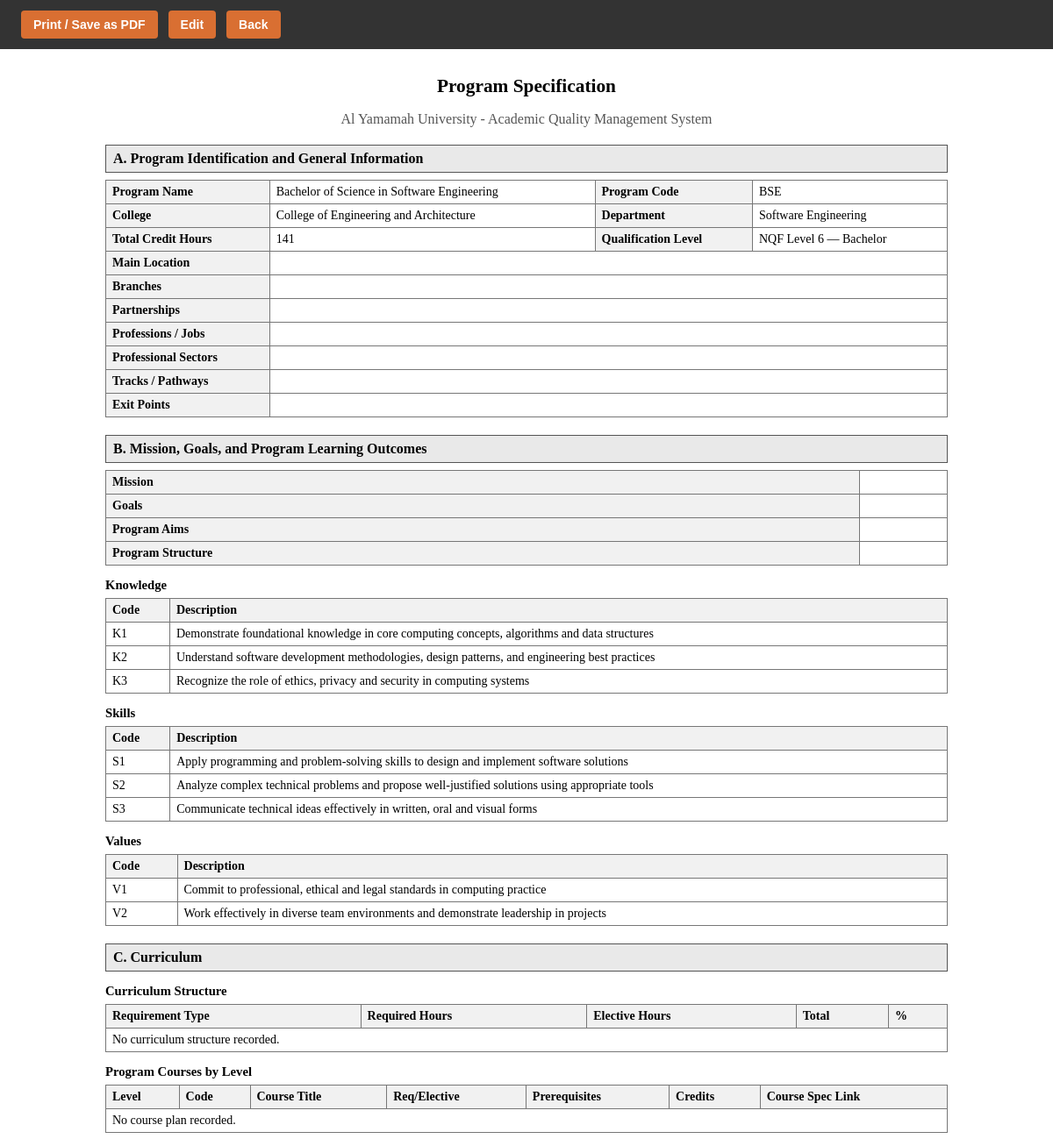
Page /program/view.php (signed in, upper part) on the earlier database version.
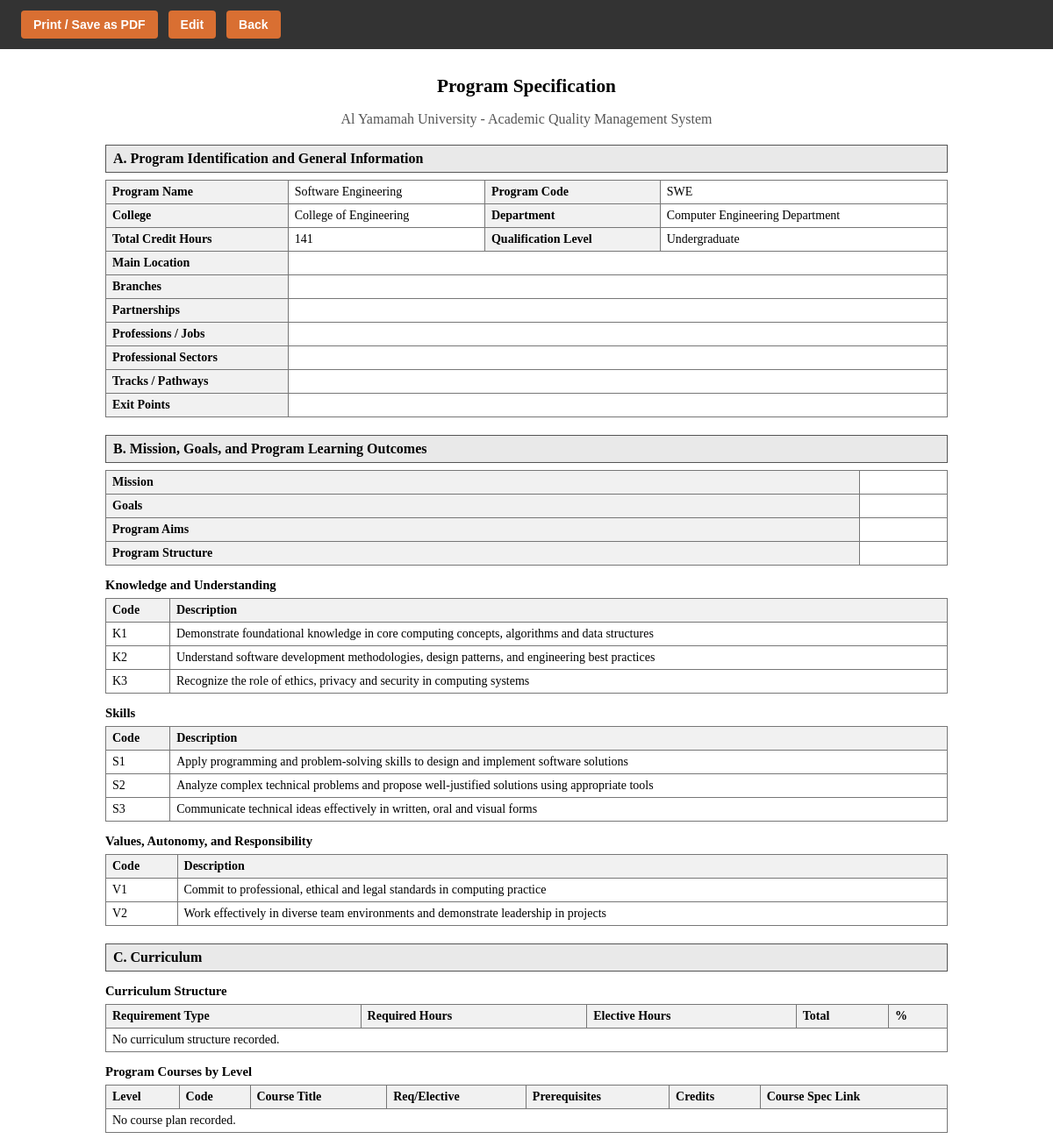
Same page on the later database version.
### tables this page shows
CREATE TABLE `program_specs` (
  `program_id` int NOT NULL,
  `program_name` varchar(200) NOT NULL,
  `program_code` varchar(50) DEFAULT NULL,
  `college` varchar(150) DEFAULT NULL,
  `department` varchar(150) DEFAULT NULL,
  `credit_hours` int DEFAULT NULL,
  `qualification_level` varchar(100) DEFAULT NULL,
  `mission` text,
  `goals` text,
  `program_aims` text,
  `program_structure` text
);

CREATE TABLE `program_learning_outcomes` (
  `plo_id` int NOT NULL,
  `program_id` int NOT NULL,
  `plo_code` varchar(20) NOT NULL,
  `description` text NOT NULL,
  `category` enum('Knowledge','Skills','Values') NOT NULL
);

### program/view.php (the view, shortened to what this page needs)
<?php
require_once '../db.php';
$program_id = intval($_GET['id'] ?? 1);
function h($v){ return htmlspecialchars((string)($v ?? ''), ENT_QUOTES, 'UTF-8'); }
function rows(PDO $pdo, string $sql, int $id){ $q=$pdo->prepare($sql); $q->execute([$id]); return $q->fetchAll(); }
$stmt=$pdo->prepare('SELECT * FROM program_specs WHERE program_id=?');
$stmt->execute([$program_id]);
$program=$stmt->fetch();
$plos=rows($pdo,'SELECT * FROM program_learning_outcomes WHERE program_id=? ORDER BY category, plo_code',$program_id);
$curriculum=rows($pdo,'SELECT * FROM program_curriculum_structure WHERE program_id=? ORDER BY id',$program_id);
$plan=rows($pdo,'SELECT * FROM program_course_plan WHERE program_id=? ORDER BY level_no, course_code',$program_id);
$ploByCategory=[]; foreach($plos as $p){ $ploByCategory[$p['category']][]=$p; }
?>
<!DOCTYPE html><html lang="en"><head><meta charset="UTF-8"><meta name="viewport" content="width=device-width, initial-scale=1.0"><title>Program Specification - <?php echo h($program['program_name']); ?></title></head><body>
<div class="no-print"><button onclick="window.print()">Print / Save as PDF</button><a href="edit.php?id=<?php echo $program_id; ?>">Edit</a><a href="../index.php">Back</a></div>
<div class="print-wrapper"><h1>Program Specification</h1><p class="center muted">Al Yamamah University - Academic Quality Management System</p>
<h2>A. Program Identification and General Information</h2>
<table><tr><th>Program Name</th><td><?php echo h($program['program_name']); ?></td><th>Program Code</th><td><?php echo h($program['program_code']); ?></td></tr><tr><th>College</th><td><?php echo h($program['college']); ?></td><th>Department</th><td><?php echo h($program['department']); ?></td></tr><tr><th>Total Credit Hours</th><td><?php echo h($program['credit_hours']); ?></td><th>Qualification Level</th><td><?php echo h($program['qualification_level']); ?></td></tr><tr><th>Main Location</th><td colspan="3"></td></tr><tr><th>Branches</th><td colspan="3"></td></tr><tr><th>Partnerships</th><td colspan="3"></td></tr><tr><th>Professions / Jobs</th><td colspan="3"></td></tr><tr><th>Professional Sectors</th><td colspan="3"></td></tr><tr><th>Tracks / Pathways</th><td colspan="3"></td></tr><tr><th>Exit Points</th><td colspan="3"></td></tr></table>
<h2>B. Mission, Goals, and Program Learning Outcomes</h2>
<table><tr><th>Mission</th><td></td></tr><tr><th>Goals</th><td></td></tr><tr><th>Program Aims</th><td></td></tr><tr><th>Program Structure</th><td></td></tr></table>
<?php if(empty($plos)): ?><p>No PLOs recorded.</p><?php else: foreach($ploByCategory as $cat=>$items): ?><h3><?php echo h($cat); ?></h3><table><tr><th>Code</th><th>Description</th></tr><?php foreach($items as $p): ?><tr><td><?php echo h($p['plo_code']); ?></td><td><?php echo h($p['description']); ?></td></tr><?php endforeach; ?></table><?php endforeach; endif; ?>
<h2>C. Curriculum</h2>
<h3>Curriculum Structure</h3><table><tr><th>Requirement Type</th><th>Required Hours</th><th>Elective Hours</th><th>Total</th><th>%</th></tr><?php if(empty($curriculum)): ?><tr><td colspan="5">No curriculum structure recorded.</td></tr><?php else: foreach($curriculum as $r): ?><tr><td><?php echo h($r['requirement_type']); ?></td><td><?php echo h($r['required_hours']); ?></td><td><?php echo h($r['elective_hours']); ?></td><td><?php echo h($r['total_hours']); ?></td><td><?php echo h($r['percentage']); ?></td></tr><?php endforeach; endif; ?></table>
<h3>Program Courses by Level</h3><table><tr><th>Level</th><th>Code</th><th>Course Title</th><th>Req/Elective</th><th>Prerequisites</th><th>Credits</th><th>Course Spec Link</th></tr><?php if(empty($plan)): ?><tr><td colspan="7">No course plan recorded.</td></tr><?php endif; ?></table>
</div></body></html>

Differences in the rows shown:
changed program_specs "Software Engineering": program_name "Bachelor of Science in Software Engineering" → "Software Engineering"; program_code "BSE" → "SWE"; college "College of Engineering and Architecture" → "College of Engineering"; department "Software Engineering" → "Computer Engineering Department"; qualification_level "NQF Level 6 — Bachelor" → "Undergraduate"
changed program_learning_outcomes (number 1 of 8 on the later page): moves from the list under "Knowledge" to the list under "Knowledge and Understanding"
changed program_learning_outcomes (number 2 of 8 on the later page): moves from the list under "Knowledge" to the list under "Knowledge and Understanding"
changed program_learning_outcomes "Recognize the role of ethics, privacy and security in computing systems": moves from the list under "Knowledge" to the list under "Knowledge and Understanding"
changed program_learning_outcomes "Commit to professional, ethical and legal standards in computing practice": moves from the list under "Values" to the list under "Values, Autonomy, and Responsibility"
changed program_learning_outcomes (number 8 of 8 on the later page): moves from the list under "Values" to the list under "Values, Autonomy, and Responsibility"
Other differences:
new list line: "Knowledge and Understanding Code Description"
new list line: "Values, Autonomy, and Responsibility Code Description"
list line gone: "Knowledge Code Description"
list line gone: "Values Code Description"
